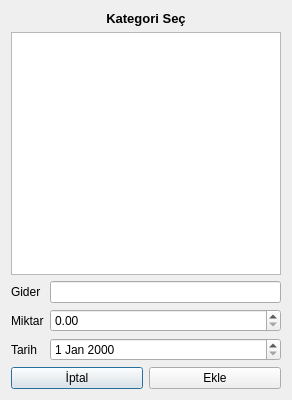
<?xml version="1.0" encoding="UTF-8"?>
<ui version="4.0">
 <class>HariciGiderDialog</class>
 <widget class="QDialog" name="HariciGiderDialog">
  <property name="geometry">
   <rect>
    <x>0</x>
    <y>0</y>
    <width>292</width>
    <height>400</height>
   </rect>
  </property>
  <property name="windowTitle">
   <string>Dialog</string>
  </property>
  <layout class="QVBoxLayout" name="verticalLayout">
   <item>
    <widget class="QLabel" name="label">
     <property name="text">
      <string>&lt;html&gt;&lt;head/&gt;&lt;body&gt;&lt;p align=&quot;center&quot;&gt;&lt;span style=&quot; font-size:10pt; font-weight:600;&quot;&gt;Kategori Seç&lt;/span&gt;&lt;/p&gt;&lt;/body&gt;&lt;/html&gt;</string>
     </property>
    </widget>
   </item>
   <item>
    <widget class="QListView" name="listView">
     <property name="editTriggers">
      <set>QAbstractItemView::NoEditTriggers</set>
     </property>
     <property name="alternatingRowColors">
      <bool>true</bool>
     </property>
    </widget>
   </item>
   <item>
    <layout class="QGridLayout" name="gridLayout">
     <item row="0" column="0">
      <widget class="QLabel" name="label_4">
       <property name="text">
        <string>Gider</string>
       </property>
      </widget>
     </item>
     <item row="0" column="1">
      <widget class="QLineEdit" name="lineEdit_GiderAdi"/>
     </item>
     <item row="1" column="0">
      <widget class="QLabel" name="label_2">
       <property name="text">
        <string>Miktar</string>
       </property>
      </widget>
     </item>
     <item row="1" column="1">
      <widget class="QDoubleSpinBox" name="doubleSpinBox_Miktar">
       <property name="maximum">
        <double>99999999999.000000000000000</double>
       </property>
      </widget>
     </item>
     <item row="2" column="0">
      <widget class="QLabel" name="label_3">
       <property name="text">
        <string>Tarih</string>
       </property>
      </widget>
     </item>
     <item row="2" column="1">
      <widget class="QDateEdit" name="dateEdit"/>
     </item>
    </layout>
   </item>
   <item>
    <layout class="QHBoxLayout" name="horizontalLayout_2">
     <item>
      <widget class="QPushButton" name="pushButton">
       <property name="text">
        <string>İptal</string>
       </property>
      </widget>
     </item>
     <item>
      <widget class="QPushButton" name="pushButton_ekle">
       <property name="text">
        <string>Ekle</string>
       </property>
      </widget>
     </item>
    </layout>
   </item>
  </layout>
 </widget>
 <resources/>
 <connections>
  <connection>
   <sender>pushButton</sender>
   <signal>clicked()</signal>
   <receiver>HariciGiderDialog</receiver>
   <slot>close()</slot>
   <hints>
    <hint type="sourcelabel">
     <x>95</x>
     <y>375</y>
    </hint>
    <hint type="destinationlabel">
     <x>72</x>
     <y>387</y>
    </hint>
   </hints>
  </connection>
 </connections>
</ui>
